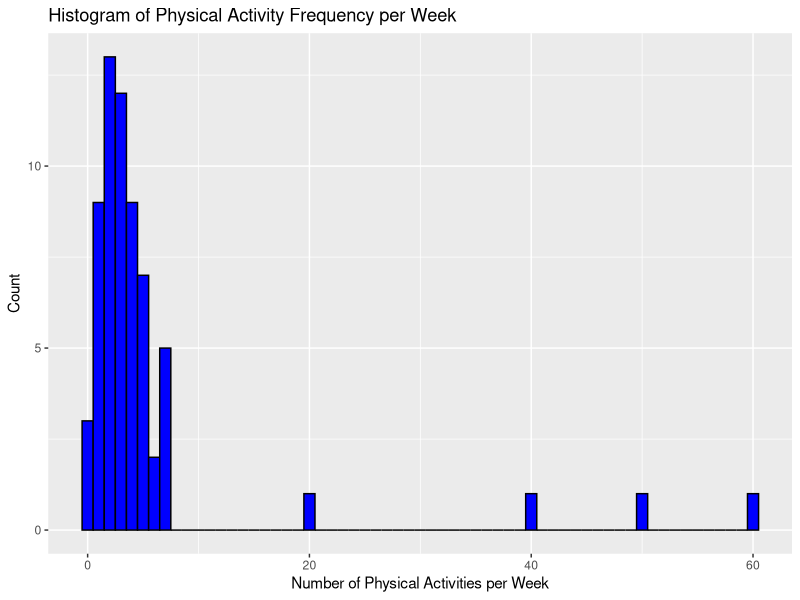
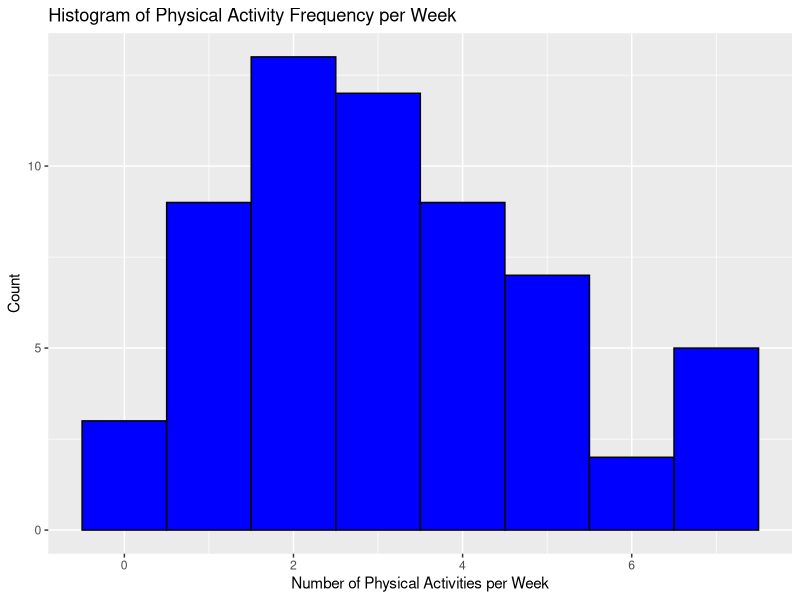
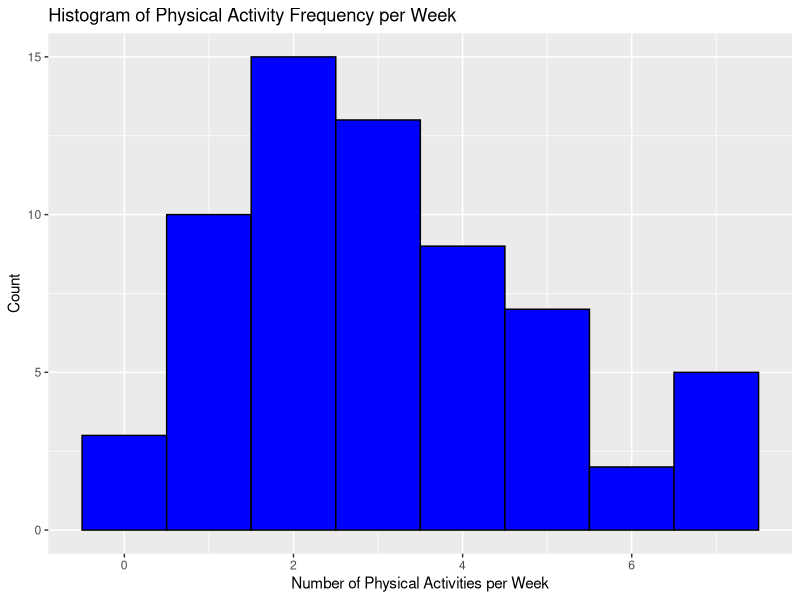
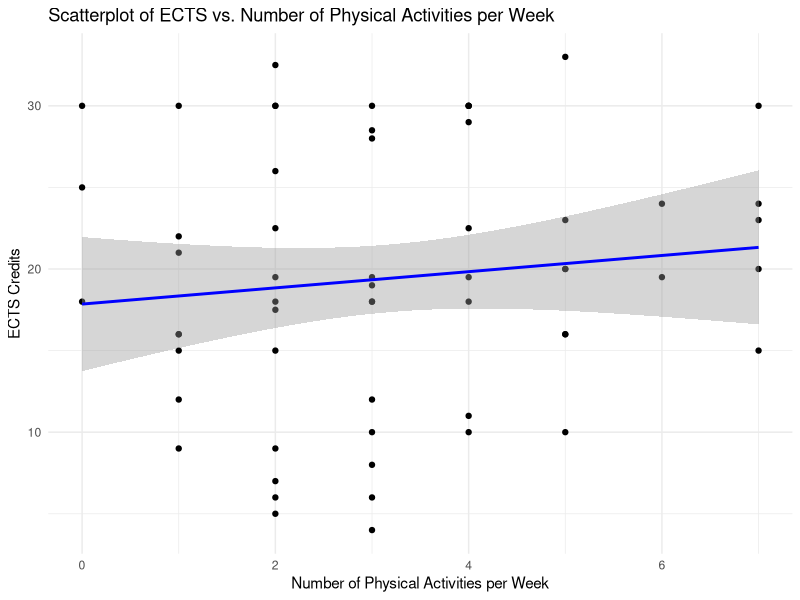
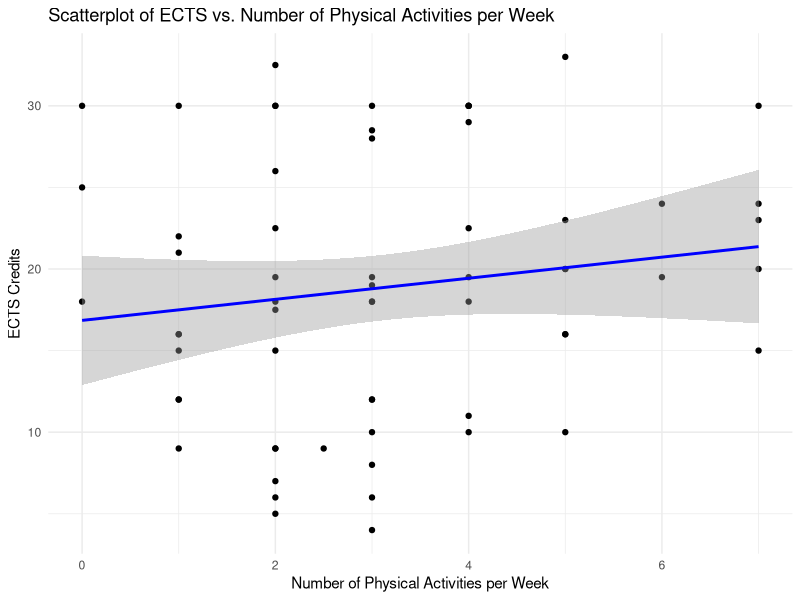
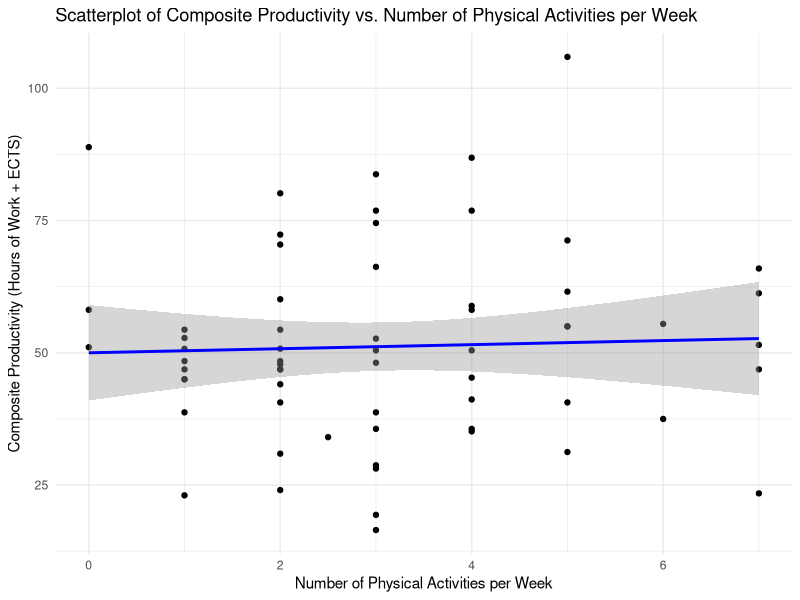
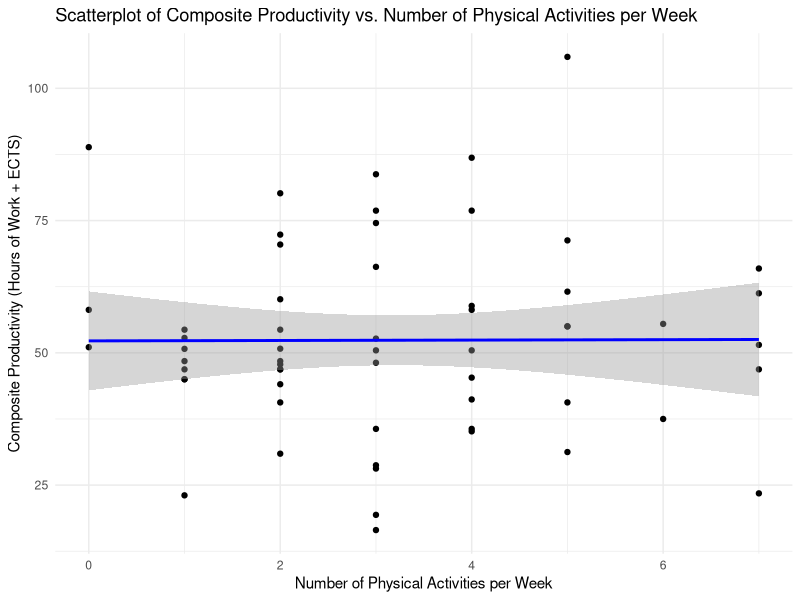
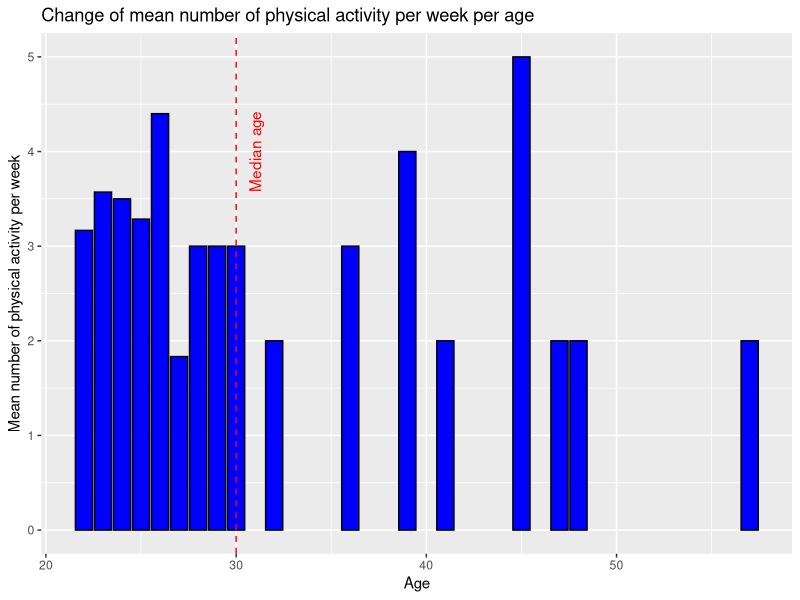

R code for these plots, in order:
## ---- chunk 1
knitr::opts_chunk$set(echo = TRUE)
library(tidyverse)
library(ggplot2)
library(dplyr)
library(tidyr)
library(survey)
library(knitr)
## ---- chunk 2
# Load the survey data
survey_data <- read.csv("group14.csv", header=TRUE)
names(survey_data) <- c("Gender", "Age", "Studies", 
                        "NumberOfPhysicalActivityPerWeek", 
                        "TypeOfPhysicalActivity", 
                        "WorkStudy")

# Split WorkStudy into ECTS and HoursOfWork
survey_data <- separate(survey_data, 
                        "WorkStudy", 
                        c("ECTS", "HoursOfWork"), sep=";")

# unify different comma representations for ECTS before coercion
survey_data$ECTS <- as.numeric(sub(",", ".", survey_data$ECTS, fixed = TRUE))
survey_data$HoursOfWork <- as.numeric(survey_data$HoursOfWork)
survey_data$NumberOfPhysicalActivityPerWeek <- as.numeric(
  survey_data$NumberOfPhysicalActivityPerWeek)

# Display the data
kable(head(survey_data), caption = "Survey data set")
## ---- chunk 3
# Histogram of Physical Activity Frequency
ggplot(survey_data, aes(x = NumberOfPhysicalActivityPerWeek)) +
  geom_histogram(binwidth = 1, fill = "blue", color = "black") +
  labs(title = "Histogram of Physical Activity Frequency per Week",
       x = "Number of Physical Activities per Week",
       y = "Count")
## ---- chunk 4
Q1 <- quantile(survey_data$NumberOfPhysicalActivityPerWeek, 0.25, na.rm = TRUE)
Q3 <- quantile(survey_data$NumberOfPhysicalActivityPerWeek, 0.75, na.rm = TRUE)
IQR <- Q3 - Q1

lower_bound <- Q1 - 1.5 * IQR
upper_bound <- Q3 + 1.5 * IQR

survey_data_no_outliers <- survey_data %>%
  filter(NumberOfPhysicalActivityPerWeek >= lower_bound & NumberOfPhysicalActivityPerWeek <= upper_bound)

kable(head(survey_data_no_outliers), 
      caption = "Data with removed outliers in physical activity")
## ---- chunk 5
ggplot(survey_data_no_outliers, aes(x = NumberOfPhysicalActivityPerWeek)) +
  geom_histogram(binwidth = 1, fill = "blue", color = "black") +
  labs(title = "Histogram of Physical Activity Frequency per Week",
       x = "Number of Physical Activities per Week",
       y = "Count")
## ---- chunk 6
Q1 <- quantile(survey_data$NumberOfPhysicalActivityPerWeek, 0.25, na.rm = TRUE)
Q3 <- quantile(survey_data$NumberOfPhysicalActivityPerWeek, 0.75, na.rm = TRUE)
IQR <- Q3 - Q1

lower_bound <- Q1 - 1.5 * IQR
upper_bound <- Q3 + 1.5 * IQR

survey_data_transformed <- survey_data %>%
  mutate(NumberOfPhysicalActivityPerWeek = ifelse(
    NumberOfPhysicalActivityPerWeek < lower_bound | NumberOfPhysicalActivityPerWeek > upper_bound,
    NumberOfPhysicalActivityPerWeek / 20,
    NumberOfPhysicalActivityPerWeek
  ))

kable(head(survey_data_transformed), 
      caption = "Data with transformed physical activity")

# transofrm ects to work hours per week
survey_data_transformed <- survey_data_transformed %>%
  mutate(hours_of_work_ects = ECTS * 25 / 16)
survey_data_no_outliers <- survey_data_no_outliers %>%
  mutate(hours_of_work_ects = ECTS * 25 / 16)
# Create the composite measure
survey_data_transformed <- survey_data_transformed %>%
  mutate(CompositeProductivity = hours_of_work_ects + HoursOfWork)

survey_data_no_outliers <- survey_data_no_outliers %>%
  mutate(CompositeProductivity = hours_of_work_ects + HoursOfWork)
## ---- chunk 7
ggplot(survey_data_transformed, aes(x = NumberOfPhysicalActivityPerWeek)) +
  geom_histogram(binwidth = 1, fill = "blue", color = "black") +
  labs(title = "Histogram of Physical Activity Frequency per Week",
       x = "Number of Physical Activities per Week",
       y = "Count")
## ---- chunk 8
summary_stats_transformed <- survey_data_transformed %>%
  group_by(NumberOfPhysicalActivityPerWeek) %>%
  summarise(
    Mean_ECTS = mean(ECTS, na.rm = TRUE),
    Mean_HoursOfWork = mean(HoursOfWork, na.rm = TRUE),
    SD_ECTS = sd(ECTS, na.rm = TRUE),
    SD_HoursOfWork = sd(HoursOfWork, na.rm = TRUE)
  )
summary_stats_no_outliers <- survey_data_no_outliers %>%
  group_by(NumberOfPhysicalActivityPerWeek) %>%
  summarise(
    Mean_ECTS = mean(ECTS, na.rm = TRUE),
    Mean_HoursOfWork = mean(HoursOfWork, na.rm = TRUE),
    SD_ECTS = sd(ECTS, na.rm = TRUE),
    SD_HoursOfWork = sd(HoursOfWork, na.rm = TRUE)
  )
## ---- chunk 9
kable(summary_stats_transformed, 
      caption = "Summary statistics transformed data")
## ---- chunk 10
kable(summary_stats_no_outliers, 
      caption = "Summary statistics no outliers in physical activities")
## ---- chunk 11

model_transformed_ects <- lm(ECTS ~ NumberOfPhysicalActivityPerWeek, data = survey_data_transformed)
summary(model_transformed_ects)

model_no_outliers_ects <- lm(ECTS ~ NumberOfPhysicalActivityPerWeek, data = survey_data_no_outliers)
summary(model_no_outliers_ects)

model_transformed_HoursOfWork <- lm(HoursOfWork ~ NumberOfPhysicalActivityPerWeek, data = survey_data_transformed)
summary(model_transformed_HoursOfWork)

model_no_outliers_HoursOfWork <- lm(HoursOfWork ~ NumberOfPhysicalActivityPerWeek, data = survey_data_no_outliers)
summary(model_no_outliers_HoursOfWork)

model_transformed_HoursOfWork <- lm(NumberOfPhysicalActivityPerWeek ~ CompositeProductivity, data = survey_data_transformed)
summary(model_transformed_HoursOfWork)

model_no_outliers_HoursOfWork <- lm(  NumberOfPhysicalActivityPerWeek ~ CompositeProductivity, data = survey_data_no_outliers)
summary(model_no_outliers_HoursOfWork)

## ---- chunk 12

survey_design_no_outliers <- svydesign(id = ~1, data = survey_data_no_outliers, weights = ~1)
model_original <- svyglm(ECTS ~ NumberOfPhysicalActivityPerWeek + HoursOfWork, design = survey_design_no_outliers)
summary(model_original)

survey_design_transformed <- svydesign(id = ~1, data = survey_data_transformed, weights = ~1)
model_transformed <- svyglm(ECTS ~ NumberOfPhysicalActivityPerWeek + HoursOfWork, design = survey_design_transformed)
summary(model_transformed)
## ---- chunk 13
# Create a scatterplot of ECTS vs. NumberOfPhysicalActivityPerWeek with regression line
ggplot(survey_data_no_outliers, aes(x = NumberOfPhysicalActivityPerWeek, y = ECTS)) +
  geom_point() +
  geom_smooth(method = "lm", formula = y ~ x, se = TRUE, color = "blue") +
  labs(title = "Scatterplot of ECTS vs. Number of Physical Activities per Week",
       x = "Number of Physical Activities per Week",
       y = "ECTS Credits") +
  theme_minimal()

ggplot(survey_data_transformed, aes(x = NumberOfPhysicalActivityPerWeek, y = ECTS)) +
  geom_point() +
  geom_smooth(method = "lm", formula = y ~ x, se = TRUE, color = "blue") +
  labs(title = "Scatterplot of ECTS vs. Number of Physical Activities per Week",
       x = "Number of Physical Activities per Week",
       y = "ECTS Credits") +
  theme_minimal()

ggplot(survey_data_transformed, aes(x = NumberOfPhysicalActivityPerWeek, y = CompositeProductivity)) +
  geom_point() +
  geom_smooth(method = "lm", formula = y ~ x, se = TRUE, color = "blue") +
  labs(title = "Scatterplot of Composite Productivity vs. Number of Physical Activities per Week",
       x = "Number of Physical Activities per Week",
       y = "Composite Productivity (Hours of Work + ECTS)") +
  theme_minimal()
ggplot(survey_data_no_outliers, aes(x = NumberOfPhysicalActivityPerWeek, y = CompositeProductivity)) +
  geom_point() +
  geom_smooth(method = "lm", formula = y ~ x, se = TRUE, color = "blue") +
  labs(title = "Scatterplot of Composite Productivity vs. Number of Physical Activities per Week",
       x = "Number of Physical Activities per Week",
       y = "Composite Productivity (Hours of Work + ECTS)") +
  theme_minimal()

## ---- chunk 14
survey_data_grouped_age <- survey_data_no_outliers %>%
  group_by(Age) %>%
  summarise(Mean_PhysicalActivity = mean(NumberOfPhysicalActivityPerWeek))

ggplot(survey_data_grouped_age, aes(x = Age, y = Mean_PhysicalActivity)) +
  geom_col(fill = "blue", color = "black") +
  geom_vline(xintercept = median(survey_data_grouped_age$Age), 
             linetype = "dashed", 
             color = "red") +
  annotate("text", 
           x=median(survey_data_grouped_age$Age)+1, 
           y=4, 
           label="Median age", 
           angle=90, 
           color="red") +
  labs(title = "Change of mean number of physical activity per week per age",
       x = "Age",
       y = "Mean number of physical activity per week")
## ---- chunk 15
# no outlier survey data set
survey_data_no_outliers$AgeGroup <- 
  as.factor(
    ifelse(survey_data_no_outliers$Age > median(survey_data_no_outliers$Age), 
         "over", "under")
  )

# transformed survey data set
survey_data_transformed$AgeGroup <- 
  as.factor(
    ifelse(survey_data_transformed$Age > median(survey_data_transformed$Age), 
         "over", "under")
  )
## ---- chunk 16
survey_data_combined <- tibble(
  AgeGroup = c(survey_data_transformed$AgeGroup, 
               survey_data_no_outliers$AgeGroup),
  
  PhysicalActivity = c(survey_data_transformed$NumberOfPhysicalActivityPerWeek, 
                       survey_data_no_outliers$NumberOfPhysicalActivityPerWeek),
  
  Method = c(rep("Transformed", length(survey_data_transformed$AgeGroup)),
             rep("No Outlier", length(survey_data_no_outliers$AgeGroup)))
)
## ---- chunk 17
ggplot(survey_data_combined, aes(x = AgeGroup, fill = AgeGroup)) +
  geom_bar(stat="count", color = "black") +
  labs(title = "Balance of observations per age group",
       x = "Age group",
       y = "Count") +
  facet_wrap(~ Method) +
  theme(legend.position = "none")
## ---- chunk 18
data_outlier_agegroup <- survey_data_no_outliers %>%
  group_by(AgeGroup) %>%
  summarise(mean_PhysicalActivity = mean(NumberOfPhysicalActivityPerWeek, 
                                         na.rm = TRUE))

ggplot(data_outlier_agegroup, 
  aes(x = AgeGroup, y = mean_PhysicalActivity, fill = AgeGroup)) +
  geom_col(color = "black") +
  labs(title = "Change of mean number of physical activity per week per age",
       subtitle = "with no outlier data",
       x = "Age",
       y = "Mean number of physical activity per week") +
  theme(legend.position = "none")
## ---- chunk 19
data_transformed_agegroup <- survey_data_transformed %>%
  group_by(AgeGroup) %>%
  summarise(mean_PhysicalActivity = mean(NumberOfPhysicalActivityPerWeek, 
                                         na.rm = TRUE))

ggplot(data_transformed_agegroup, 
  aes(x = AgeGroup, y = mean_PhysicalActivity, fill = AgeGroup)) +
  geom_col(color = "black") +
  labs(title = "Change of mean number of physical activity per week per age",
       subtitle = "with transformed data",
       x = "Age",
       y = "Mean number of physical activity per week") +
  theme(legend.position = "none")
## ---- chunk 20
summary_stats_transformed_rq2 <- survey_data_transformed %>%
  group_by(AgeGroup) %>%
  summarise(
    Mean_physical = mean(NumberOfPhysicalActivityPerWeek, na.rm = TRUE),
    Median_physical = median(NumberOfPhysicalActivityPerWeek, na.rm = TRUE),
  )

summary_stats_no_outliers_rq2 <- survey_data_no_outliers %>%
  group_by(AgeGroup) %>%
  summarise(
    Mean_physical = mean(NumberOfPhysicalActivityPerWeek, na.rm = TRUE),
    Median_physical = median(NumberOfPhysicalActivityPerWeek, na.rm = TRUE),
  )
## ---- chunk 21
# combine into one df
summary_stats_rq2 <- tibble(
  AgeGroup = c(summary_stats_no_outliers_rq2$AgeGroup, 
               summary_stats_transformed_rq2$AgeGroup),
  
  Mean = c(summary_stats_no_outliers_rq2$Mean_physical, 
           summary_stats_transformed_rq2$Mean_physical),
  
  Median = c(summary_stats_no_outliers_rq2$Median_physical, 
             summary_stats_transformed_rq2$Median_physical),
  
  Method = c(rep("Transform", length(summary_stats_no_outliers_rq2$AgeGroup)), 
             rep("No Outlier", length(summary_stats_transformed_rq2$AgeGroup)))
)
## ---- chunk 22
ggplot(summary_stats_rq2, aes(x = AgeGroup, y = Median, fill = AgeGroup)) +
  geom_col(color = "black") +
  labs(
    title = "Median number of physical activities in age groups per methods",
    x = "Age groups",
    y = "Median") +
  theme(legend.position = "none") +
  facet_wrap(~ Method)
## ---- chunk 23
ggplot(summary_stats_rq2, aes(x = AgeGroup, y = Mean, fill = AgeGroup)) +
  geom_col(color = "black") +
  labs(
    title = "Mean number of physical activities in age groups per methods",
    x = "Age groups",
    y = "Median") +
  theme(legend.position = "none") +
  facet_wrap(~ Method)
## ---- chunk 24
ggplot(survey_data_combined, 
       aes(x = AgeGroup, 
           y = PhysicalActivity, 
           fill = AgeGroup)) +
  geom_boxplot() +
  labs(
    title = "Distribution of physical activities per week by age group",
    x = "Age Group", 
    y = "Activities per Week") +
  facet_wrap(~ Method) +
  theme(legend.position = "none")
## ---- chunk 25
shapiro.test(
  survey_data_transformed$NumberOfPhysicalActivityPerWeek[survey_data_transformed$AgeGroup == "under"])

shapiro.test(
  survey_data_transformed$NumberOfPhysicalActivityPerWeek[survey_data_transformed$AgeGroup == "over"])
## ---- chunk 26
shapiro.test(
  survey_data_no_outliers$NumberOfPhysicalActivityPerWeek[survey_data_no_outliers$AgeGroup == "under"])

shapiro.test(
  survey_data_no_outliers$NumberOfPhysicalActivityPerWeek[survey_data_no_outliers$AgeGroup == "over"])
## ---- chunk 27
wilcox.test(
  NumberOfPhysicalActivityPerWeek ~ AgeGroup, 
  data = survey_data_transformed
)

wilcox.test(
  NumberOfPhysicalActivityPerWeek ~ AgeGroup, 
  data = survey_data_no_outliers
)
## ---- chunk 28
model_transformed_rq2 <- lm(NumberOfPhysicalActivityPerWeek ~ AgeGroup, 
                     data = survey_data_transformed)
summary(model_transformed_rq2)

model_outliers_rq2 <- lm(NumberOfPhysicalActivityPerWeek ~ AgeGroup, 
                     data = survey_data_no_outliers)
summary(model_outliers_rq2)
